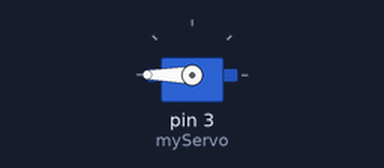
Recording of a sketch running on a simulated Arduino Uno, built with avr-gcc and run on an emulated ATmega328P. Shown: servo.

Above: at 0.05 s.
At 4.0 s:
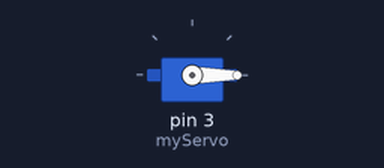
Timing chart, 0 to 5.2 s (numbered marks = the images above):
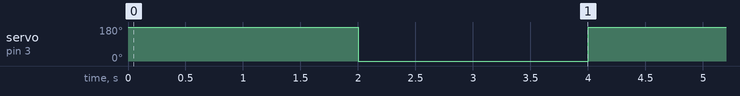

Measured:
- by itself, servo on pin 3 (myServo): alternates 180° for 2.0 s and 0° for 2.0 s

The sketch:

servo.ino
```cpp
// ME25B070 - Manaswi Gaur

#include <Servo.h>

Servo myServo;
void setup()
{
  myServo.attach(3);
  Serial.begin(9600);
}

void loop()
{
  myServo.write(180);
  delay(2000);
  myServo.write(0);
  delay(2000);
}
```
